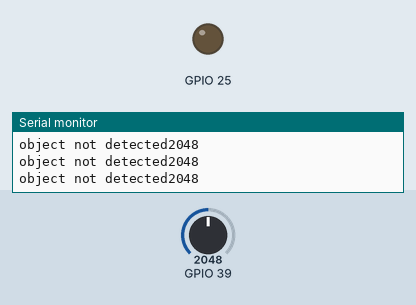
Recording of a sketch running on a simulated ESP32. On the bench: output pins drawn as LEDs (lit = HIGH), the last lines printed to the serial monitor. Inputs (shaded band) come from the test bench; at power-on: GPIO 39 = 2048.

Above: at 1.2 s.
1.3 s: GPIO 39 set to 1930
At 2.5 s:
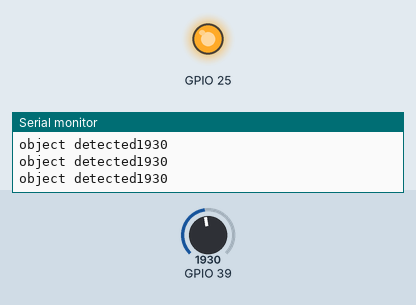
2.8 s: GPIO 39 set to 2040
At 4.2 s:
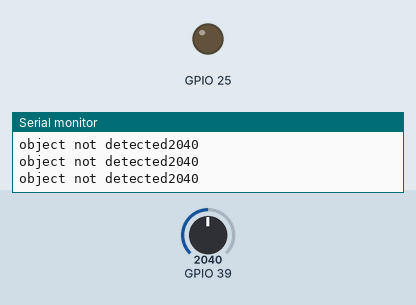
Timing chart, 0 to 5.8 s (numbered marks = the images above; inputs shaded):
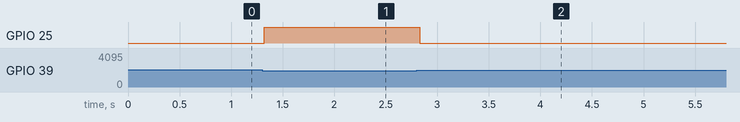

Measured:
- the behaviour switches between 2000 and 1999 on GPIO 39 (found by bisection; images 0 and 1)
- after the input at 1.3 s, GPIO 25: LOW → HIGH at once
- after the input at 2.8 s, GPIO 25: HIGH → LOW at once

The sketch:

sketch_SECTION82IRSENSORWITHLED4R7778476.ino
```cpp
void setup() {

  Serial.begin(9600);
  pinMode(39,INPUT);

  pinMode(25,OUTPUT);

}

void loop() {

int sensorvalue1=analogRead(39);

Serial.println(sensorvalue1);

if(sensorvalue1<2000)
{
  digitalWrite(25,HIGH);
  Serial.print("object detected");
}
else if (sensorvalue1>2000 )
{

  digitalWrite(25,LOW);
    Serial.print("object not detected");
}

}
```
